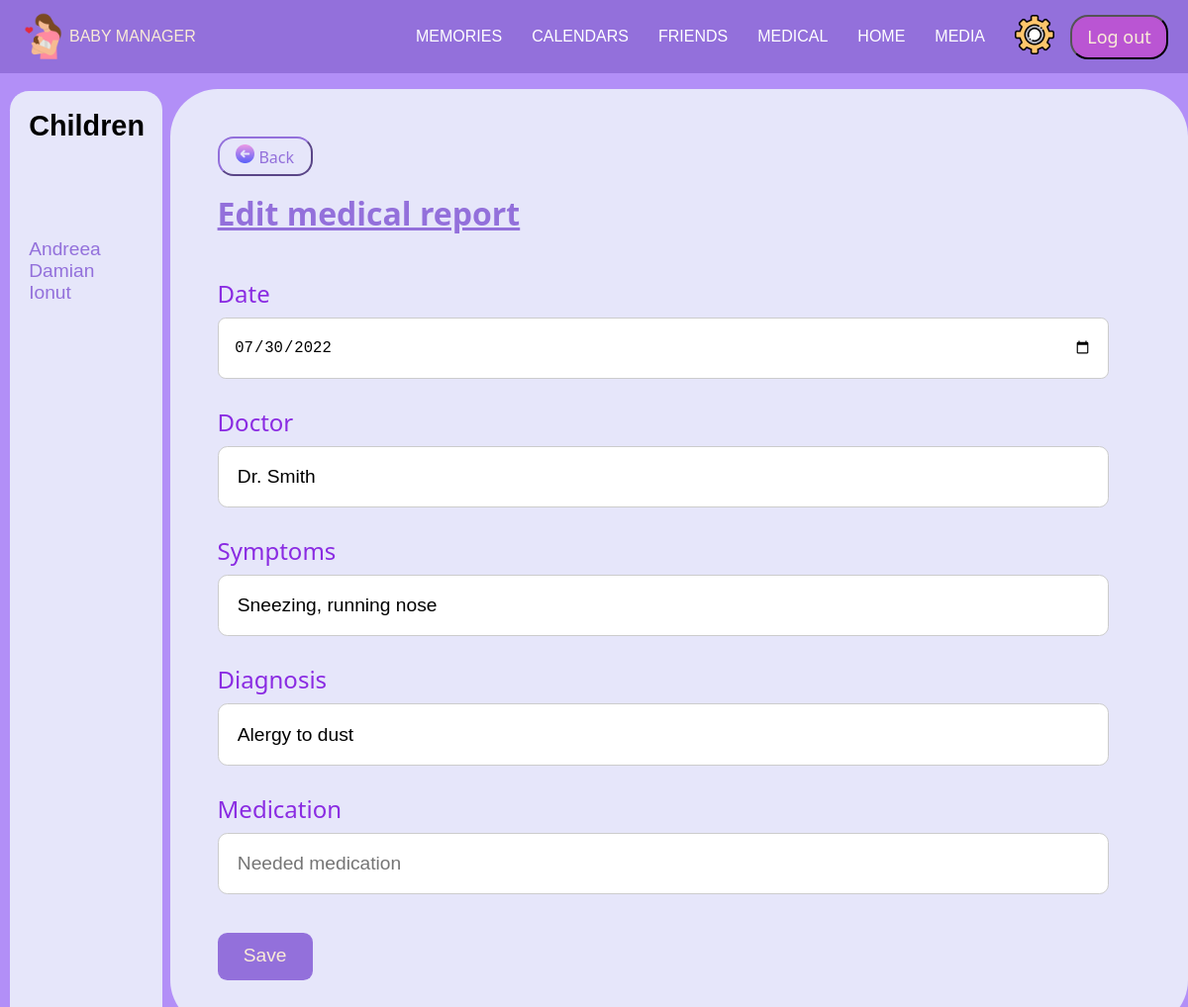
/Medical/EditMedical.php?id=1 (signed in), run on the app's committed database.
### tables this page shows
CREATE TABLE `child` (
  `id` int(11) NOT NULL,
  `id_parent` int(11) NOT NULL,
  `firstname` varchar(200) NOT NULL,
  `lastname` varchar(200) NOT NULL,
  `birthday` date NOT NULL,
  `gender` varchar(50) NOT NULL
);

CREATE TABLE `medical_report` (
  `id` int(11) NOT NULL,
  `id_user` int(11) NOT NULL,
  `id_child` int(11) NOT NULL,
  `date` date NOT NULL,
  `doctor` varchar(200) NOT NULL,
  `symptoms` varchar(400) NOT NULL,
  `diagnosis` varchar(400) NOT NULL,
  `medication` varchar(400) NOT NULL,
  `document` longtext NOT NULL
);

### Medical/EditMedical.php (the view, shortened to what this page needs)
<?php
    require "../config.php";
    $id_medical = $_GET['id'];
    $sql= mysqli_query($mysql, "SELECT * FROM medical_report where id='$id_medical'");
?>
<!DOCTYPE html>
<html lang="en-US">
<head>
    <link href="admin-topbar.css" rel="stylesheet" />
    <link href="Editmedical.css" rel="stylesheet" />
    <link rel="stylesheet" href="https://cdnjs.cloudflare.com/ajax/libs/font-awesome/6.0.0-beta2/css/all.min.css" /></head>
</head>
<body>
    <?php require "../login-topbar.php"; ?>
        <div class="page">
            <?php require "leftbar-medical.php"; ?>
            <div class="right">
                <?php
                    while ($row = mysqli_fetch_assoc($sql)) {
                ?>
                <a href="Medical-child.php?id=<?php echo $row['id_child']; ?>">
                    <button>
                        <img src="../Photos/Back.png" alt="back">
                        Back
                    </button>
                </a>
                <h1> Edit medical report </h1>
                <form id="add-form" method="post">
                    <li id="date">
                        <label >Date</label>
                        <input type="date"  value="<?php echo $row['date']; ?>" id="examinationdate" name="date">
                    </li>
                    <li id="doctor">
                        <label>Doctor</label>
                        <input type="text" value="<?php echo $row['doctor']; ?>" id="doctor" name="doctor" placeholder="Doctor's name">
                    </li>
                    <li id="symptoms">
                        <label >Symptoms</label>
                        <input type="text" value="<?php echo $row['symptoms']; ?>" id="symptoms" name="symptoms" placeholder="Describe symptoms">
                    </li>
                    <li id="diagnosis">
                        <label >Diagnosis</label>
                        <input type="text" value="<?php echo $row['diagnosis']; ?>" id="diagnosis" name="diagnosis" placeholder="Doctor's diagnosis">
                    </li>
                    <li id="medication">
                        <label >Medication</label>
                        <input type="text" value="<?php echo $row['medication']; ?>" id="medication" name="medication" placeholder="Needed medication">
                    </li>
                <div class="buttons-kid1">
                    <input type="submit" name="submit" value="Save">
                </div>
            </form>
            <?php
                    }
            ?>
            </div>
        </div>
</body>
</html>

### Medical/leftbar-medical.php
<?php
    $user_id = $_SESSION["id"];
    $sql2= mysqli_query($mysql, "SELECT * FROM child where id_parent='$user_id'");
?>
<div class="leftbar">
    <h2>Children</h2>
    <ul class="choose-child">
        <?php
            while ($row = mysqli_fetch_assoc($sql2)) {
                $child_name = $row['firstname'];
                $child_id = $row['id'];
        ?>
            <li> <a href="Medical-child.php?id=<?php echo $child_id; ?>" class="child"> <?php echo $child_name; ?> </a> </li>
        <?php
            }
        ?>
    </ul>
 </div>

### admin-topbar.css (style rules this page uses)
* { box-sizing: border-box; margin: 0; padding: 0; }
body { font-family: "Poppins", sans-serif; --color1: #FFF ; --color2: mediumpurple; }

### Medical/EditMedical.css (style rules this page uses)
body { background-color: #B28FF7; }
.page { display: flex; flex-direction: row; justify-content: baseline; margin-top: .5em; }
.leftbar { font-family: 'Lucida Sans', 'Lucida Sans Regular', 'Lucida Grande', 'Lucida Sans Unicode', Geneva, Verdana, sans-serif; background-color: lavender; display: flex; flex-direction: column; width: 8em; padding: 1em; margin-top: .5em; font-size: larger; border-radius: 1em; margin-left: 10px; }
.choose-child { list-style-type: none; display: flex; flex-direction: column; position: relative; margin-top: 40px; }
.leftbar h2 { border-radius: .2em; margin-bottom: 2em; }
.child { text-decoration: none; color: mediumpurple; }
.right { padding: 3em; background: lavender; margin-top: .5em; margin-left: .5em; margin-right: 0; width:100vw; height: 100%; border-radius: 3em; }
#add-form { display: flex; flex-direction: column; }
#add-form label { font-size: 1.5em; line-height: 1em; margin-bottom: 0.5em; font-family: 'Segoe UI', Tahoma, Geneva, Verdana, sans-serif; color:blueviolet; }
#add-form li { display: flex; flex-direction: column; margin-right: 2em; margin-top: 2em; }
input[type="text"], input[type="file"] { font-size: 1.2em; line-height: 1em; padding: 1em; border-radius: 0.5em; border: 1px solid #ccc; }
input[type="date"] { font-size: 1.2em; line-height: 1.7em; padding: 1em; border-radius: 0.5em; border: 1px solid #ccc; }
input[type="submit"] { font-size: 1.2em; background-color: mediumpurple; width:5em; height:2.5em; line-height: 1.5em; border-radius: 0.5em; border: none; display: flex; align-items: center; justify-content: center; margin-top: 2em; color:antiquewhite; margin-right: 2em; }
.right h1 { font-family: 'Segoe UI', Tahoma, Geneva, Verdana, sans-serif; color:mediumpurple; font-size: 2em; margin-bottom: .5em; text-decoration: underline; }
.right button { font-size: medium; font-family: 'Segoe UI', Tahoma, Geneva, Verdana, sans-serif; background: rgba(230,230,250, .2); border-radius: 1em; height: 2.5em; width: 6em; align-items: center; margin-bottom: 1em; color: mediumpurple; border-color: mediumpurple; }
.right button img { width: 1.2em; }

### data on the page
child: firstname "Andreea"
child: firstname "Damian"
child: firstname "Ionut"
medical_report: date "07/30/2022", doctor "Dr. Smith", symptoms "Sneezing, running nose", diagnosis "Alergy to dust"
